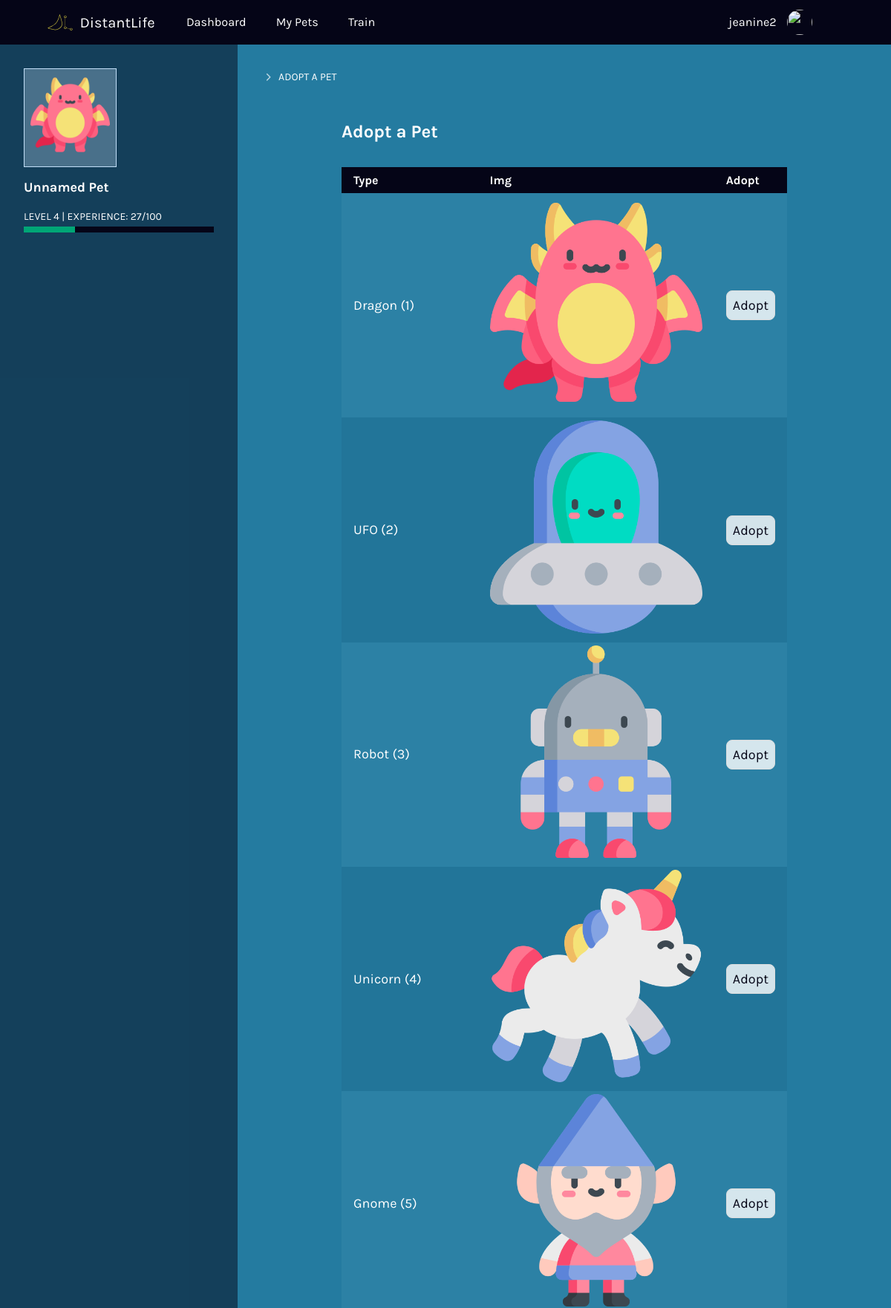
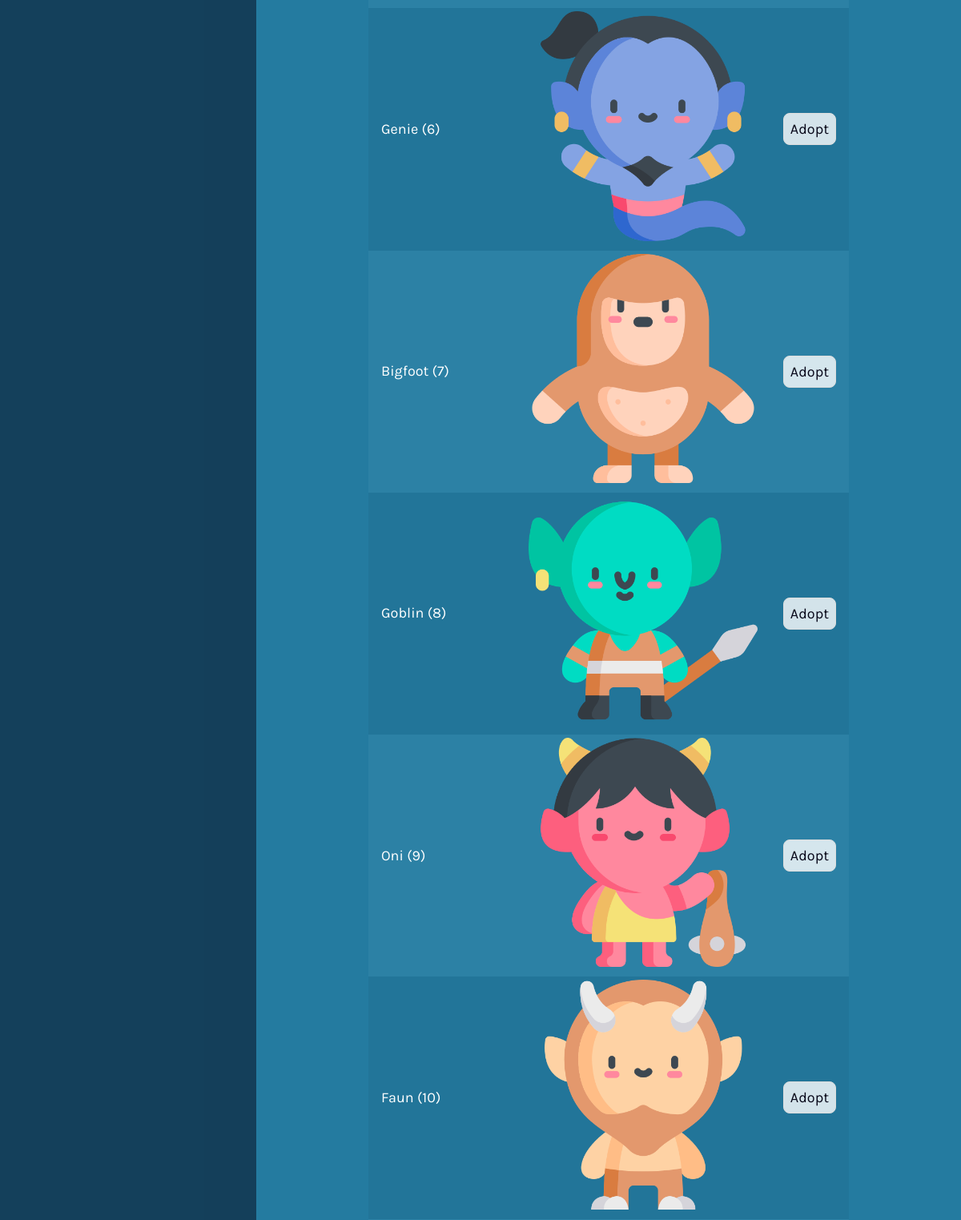
The app's page /adopt (signed in, upper part) with its own data (2 pictures, top to bottom).
### tables this page shows
CREATE TABLE `pet_types` (
  `id` integer,
  `imgsrc` varchar(255),
  `pet_type` varchar(255), `exp_required` integer,
  PRIMARY KEY(id)
);

### application.py (the view)
@app.route("/adopt", methods=["GET", "POST"])
@login_required
def adopt():
    if request.method == "POST":
        if not request.form.get("pet_type"):
            return apology("must choose pet type", 403)
        pet_type_id = int(request.form.get("pet_type"))
        petname = db.execute("SELECT pet_type FROM pet_types WHERE id = ?", pet_type_id)
        petid = db.execute("INSERT INTO pets(type, name, exp, created) VALUES (?, ?, ?, CURRENT_TIMESTAMP)",
                                 pet_type_id, petname[0]['pet_type'], 0)
        db.execute("INSERT INTO owners(owner_id, pet_id) VALUES (?, ?)",
                                 session_get_int("user_id"), petid)
        db.execute("UPDATE users SET active_pet_id = ? WHERE id = ?",
                                 petid, session_get_int("user_id"))
        set_active_pet_in_session(session_get_int("user_id"))
        return redirect("/")
    else:
        rows = db.execute("SELECT * FROM pet_types")
        if len(rows) < 1:
            return apology("no pets", 403)
        return render_template("adopt.html", pet_types=rows)

### application.py (called while the page is built)
@app.after_request
def after_request(response):
    response.headers["Cache-Control"] = "no-cache, no-store, must-revalidate"
    response.headers["Expires"] = 0
    response.headers["Pragma"] = "no-cache"
    return response

### helpers.py (called while the page is built)
def login_required(f):
    @wraps(f)
    def decorated_function(*args, **kwargs):
        print("===============")
        print(session_get_int("user_id"))
        if session_get_int("user_id") is None:
            return redirect("/login")
        return f(*args, **kwargs)
    return decorated_function

def session_get_int(key):
  if session.get(key) is not None:
    return int(session.get(key))
  else:
    return None

### templates/adopt.html (shortened to what this page needs)
{% extends "layout.html" %}
{% block main %}
<h1>{{ _('Adopt a Pet') }}</h1>
{% if (pet_types|length) > 0 %}
    <table class="table table-striped">
        <thead>
            <tr>
                <th>{{ _('Type') }}</th>
                <th>{{ _('Img') }}</th>
                <th>{{ _('Adopt') }}</th>
            </tr>
        </thead>
        <tbody>
            {% for pet_type in pet_types %}
            <tr>
                <td>{{ pet_type.pet_type }} ({{pet_type.id}})</td>
                <td><img src="/static/{{ pet_type.imgsrc }}" alt="" /></td>
                <td>
                  <form method="post" action="/adopt">
                    <input type="submit" value="{{ _('Adopt') }}" />
                </form>
              </td>
            </tr>
            {% endfor %}
        </tbody>
    </table>
    {% else %}
      <p>{{ _('No pets') }}</p>
    {% endif %}
{% endblock %}

### static/proj04.css (style rules this page uses)
input { background:#fff;border:1px solid #ddd;font-family:Karla,Noto Sans Hebrew,sans-serif;font-size:18px;padding:8px }
form { width:100% }
table { border-collapse:collapse }
img { height:auto;max-width:100%;width:auto }
body { background-color:#247ba0 }
.secondary-main h1,.secondary-main h2 { font-size:18px;margin-bottom:0 }
.secondary-main h1 { font-size:24px }
body { align-items:center;display:flex;flex-direction:column;justify-content:center;margin:0;min-height:100vh;padding:0 }
* { box-sizing:border-box }
.theme-inversed a:not(.btn),.theme-inversed dl,.theme-inversed h1,.theme-inversed h2,.theme-inversed h3,.theme-inversed h4,.theme-inversed h5,.theme-inversed h6,.theme-inversed ol,.theme-inversed p,.theme-inversed ul { color:#fff }
body { font-family:Karla,Noto Sans Hebrew,sans-serif;font-size:18px;font-weight:400;line-height:27px }
.h1,h1 { font-size:67.5px }
.h1,.h2,h1,h2 { color:#fff;font-family:Karla,Noto Sans Hebrew,sans-serif;font-weight:700;line-height:1.3;margin-bottom:32px;margin-top:0 }
input { background-color:hsla(0,0%,100%,.8);border-radius:8px }
button,input[type=submit],option,select { cursor:pointer }
input { color:#050517 }
table { margin-bottom:32px;margin-top:32px;width:100% }
tbody td,tbody th,thead td,thead th { color:#fff;padding:4px 16px;text-align:left }
thead th { background-color:#050517;font-size:1rem }
tbody tr td { background-color:rgba(5,5,23,.05) }
tbody tr:nth-child(odd) td { background-color:rgba(196,224,249,.05) }

### records on screen
pet_types: pet_type "Dragon", id "1", imgsrc (picture)
pet_types: pet_type "UFO", id "2", imgsrc (picture)
pet_types: pet_type "Robot", id "3", imgsrc (picture)
pet_types: pet_type "Unicorn", id "4", imgsrc (picture)
pet_types: pet_type "Gnome", id "5", imgsrc (picture)
pet_types: pet_type "Genie", id "6", imgsrc (picture)
pet_types: pet_type "Bigfoot", id "7", imgsrc (picture)
pet_types: pet_type "Goblin", id "8", imgsrc (picture)
pet_types: pet_type "Oni", id "9", imgsrc (picture)
pet_types: pet_type "Faun", id "10", imgsrc (picture)

### other values on screen
{{ session['username'] }} "jeanine2"
{{ title_s }} "ADOPT A PET"
{{ session["active_pet"]["name"] }} "Unnamed Pet"
{{ level }} "4"
{{ percent }} "27"
